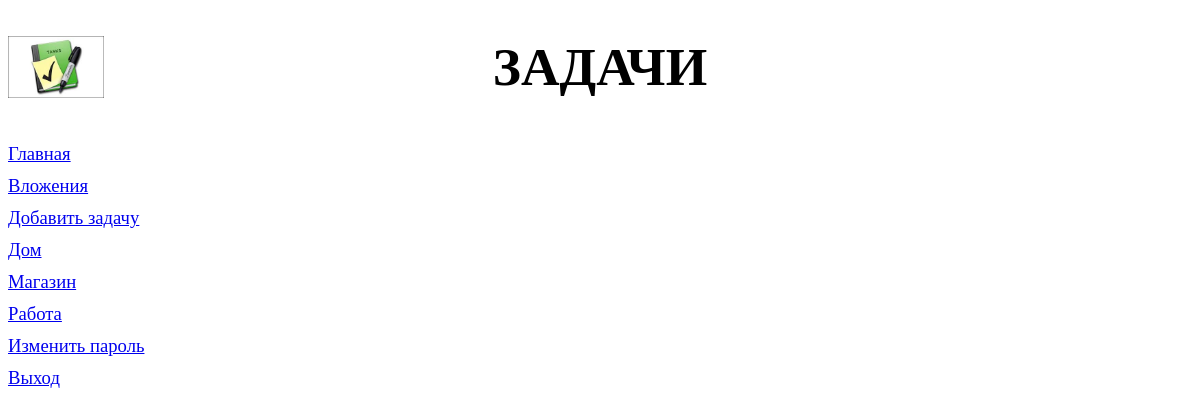
The app's page / (signed in), older data.
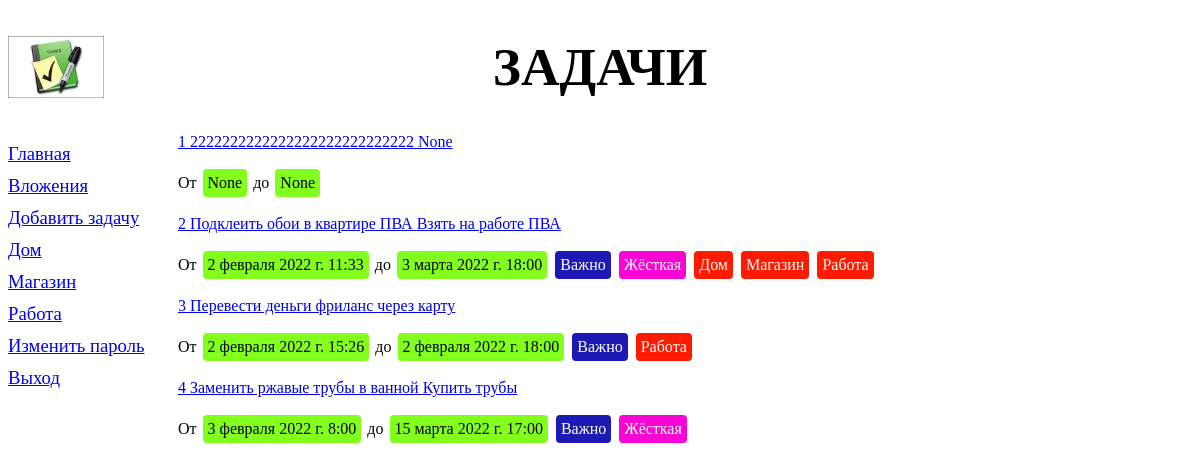
The same page, newer data.
### tasks/models.py (models this page shows, shortened)
class Label(models.Model):
    label = models.CharField(max_length=30, verbose_name='Метка')
    class Meta:
        verbose_name_plural = 'Метки'
        verbose_name = 'Метка'
        ordering = ['label']
    def __str__(self):
        return self.label

class Task(models.Model):
    class Repeat(models.IntegerChoices):
        NO_REPEAT = 0, 'Без повтора'
        EVERYDAY = 1, 'Ежедневно'
        EVERYWEEK = 2, 'Еженедельно'
        EVERYMONTH = 3, 'Ежемесячно'
        __empty__ = 'Выберите режим повтора'
    task = models.CharField(max_length=250, verbose_name='Задача')
    start = models.DateTimeField(verbose_name='Начало', null=True, blank=True)
    end = models.DateTimeField(verbose_name='Окончание', null=True, blank=True)
    repeat_mode = models.IntegerField(verbose_name='Режим повторения', null=True, blank=True,
                                      default=Repeat.NO_REPEAT, choices=Repeat.choices)
    priority = models.BooleanField(verbose_name='Важная')
    comment = models.CharField(max_length=250, verbose_name='Комментарий', null=True, blank=True)
    duration = models.FloatField(verbose_name='Трудоёмкость', null=True, blank=True)
    hard = models.BooleanField(verbose_name='Жёсткая')
    progress = models.IntegerField(verbose_name='Прогресс выполнения', null=True, blank=True)
    label = models.ManyToManyField('Label', blank=True, null=True,verbose_name='Метка')
    attachment = models.ManyToManyField('Attachment', blank=True, null=True, verbose_name='Вложение')
    user = models.ForeignKey(User, on_delete=models.SET_NULL, null=True, blank=True)
    class Meta:
        verbose_name_plural = 'Задачи'
        verbose_name = 'Задача'
        ordering = ['start']

### tasks/views.py (the view)
# urls.py: path('', index, name='index'),
@login_required
def index(request):
        print(request.user)
        tasks_list = Task.objects.filter(user=request.user)
        lbls = Label.objects.all()
        context = {
            'tasks_list': tasks_list,
            'lbls': lbls
        }
        return render(request, 'tasks/index.html', context)

### tasks/templates/tasks/index.html
{% extends "layout/basic.html" %}
{% block content %}
{% for tsk in tasks_list %}
    <div>
        <a href="{% url 'edit' tsk.pk %}">{{forloop.counter}} {{ tsk.task }} {{ tsk.comment }}</a>
        <p>
            От <a class="datetime">{{ tsk.start }}</a> до <a class="datetime">{{ tsk.end }}</a>
            {% if tsk.priority %}
            <a class="prior">Важно</a>
            {% endif %}
            {% if tsk.hard %}
            <a class="hard">Жёсткая</a>
            {% endif %}
        {% for lbl in tsk.label.all %}
            <a class="label">{{ lbl.label }}</a>
        {% endfor %}
        </p>
    </div>
{% endfor %}
{% endblock %}

### tasks/templates/layout/basic.html (shortened to what this page needs)
{% load static %}
<!DOCTYPE html>
<html lang="en">
<head>
    <link rel="stylesheet" type="text/css" href="{% static 'tasks/style.css' %}">
</head>
<body>
    <header>
      <h1>Задачи</h1>
    </header>
    <nav>
      <a href="{% url 'index' %}">Главная</a>
      <a href="{% url 'attachment' %}">Вложения</a>
      <a href="{% url 'add' %}">Добавить задачу</a>
      {% for label in lbls %}
      <a href="{% url 'by_label' label.pk %}">{{ label }}</a>
      {% endfor %}
        <a href="{% url 'password_change' %}">Изменить пароль</a>
        <a href="{% url 'logout' %}">Выход</a>
    </nav>
    <section>
      {% block content %}
      {% endblock %}
    </section>
</body>
</html>

Row changes from the older to the newer data that the page shows:
added Task: task "2222222222222222222222222222", comment "None", start "None", end "None"
now on this page (row edited): Task: task "Подклеить обои в квартире ПВА", comment "Взять на работе ПВА", start "2 февраля 2022 г. 11:33", end "3 марта 2022 г. 18:00", priority "Важно", hard "Жёсткая", Label (label "Дом"), Label (label "Магазин"), Label (label "Работа")
now on this page (row edited): Task: task "Перевести деньги фриланс", comment "через карту", start "2 февраля 2022 г. 15:26", end "2 февраля 2022 г. 18:00", priority "Важно", Label (label "Работа")
now on this page (row edited): Task: task "Заменить ржавые трубы в ванной", comment "Купить трубы", start "3 февраля 2022 г. 8:00", end "15 марта 2022 г. 17:00", priority "Важно", hard "Жёсткая"
